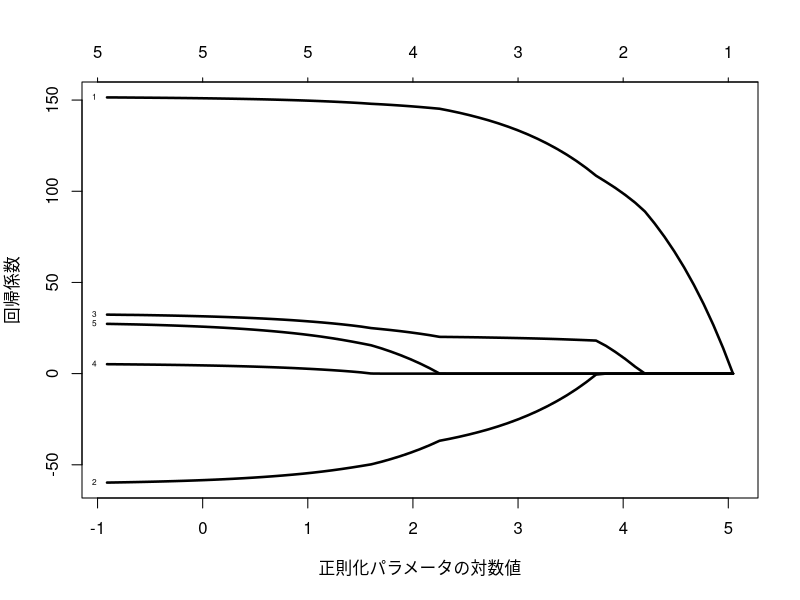
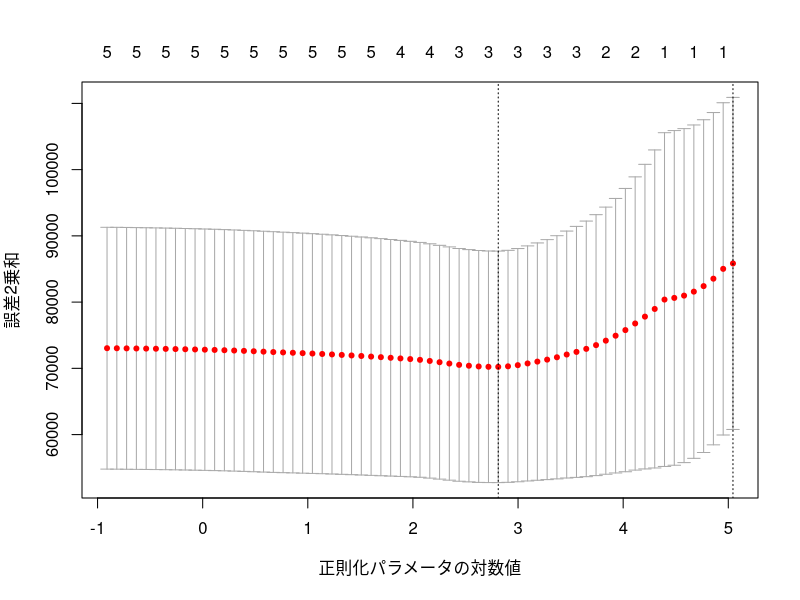

These figures' R source, in order:
library(glmnet)
crime <- read.table("crime.txt")
crime <- as.matrix(crime)

x <- crime[, 3:7]  # 説明変数
y <- crime[, 1]  # 目的変数
x <- scale(x)  # mean = 0, var = 1とする
y <- y - mean(y)  # mean = 0とする

# lasso推定
res <- glmnet(x, y)

# 解パス図描画
plot(res, xvar = "lambda", label = TRUE, xlab = "正則化パラメータの対数値",
     ylab = "回帰係数", col = "black", lwd = 2.5 )

res1 <- glmnet(x, y, lambda = 20)
res1$beta
res.cv <- cv.glmnet(x, y)
plot(res.cv, xlab = "正則化パラメータの対数値", ylab = "誤差2乗和")
res.cv$lambda.min
res.cv$lambda.1se